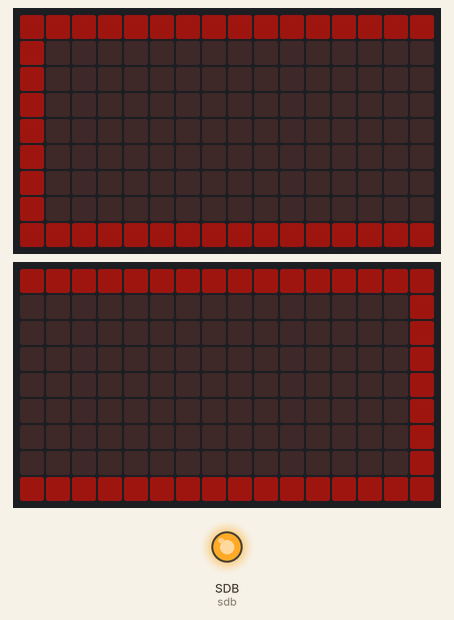
This program was run on a simulated CircuitPython board. Shown: 2 × 16×9 LED matrix, output pins drawn as LEDs (lit = HIGH). Dim RGB values are drawn brighter than linear.

Above: at 0.1 s.

The program:

code.py
```python
import board
import time
from digitalio import DigitalInOut, Direction, Pull
import busio
from adafruit_framebuf import FrameBuffer, MVLSB
import adafruit_is31fl3731

# configure I2C
i2c = busio.I2C(board.SCL, board.SDA)

# turn on LED drivers
sdb = DigitalInOut(board.SDB)
sdb.direction = Direction.OUTPUT
sdb.value = True

# set up the two LED drivers
display = adafruit_is31fl3731.Matrix(i2c, address=0x74)
display2 = adafruit_is31fl3731.Matrix(i2c, address=0x77)

text_to_show = "BornHack 2020 - make clean"
line = 16

# Create a framebuffer for our display
buf = bytearray(64)  # 2 bytes tall x 32 wide = 64 bytes (9 bits is 2 bytes)
fb = FrameBuffer(
    buf, display.width*2, display.height, MVLSB
)

frame = 0  # start with frame 0
while True:
    for i in range(line * 9):
        fb.fill(0)
        #fb.text(text_to_show, -i*2 + display.width*2, 1, color=1)

        fb.rect(0, 0, display.width*2, display.height, color=1)

        # to improve the display flicker we can use two frame
        # fill the next frame with scrolling text, then
        # show it.
        display.frame(frame, show=False)
        display2.frame(frame, show=False)
        # turn all LEDs off
        display.fill(0)
        display2.fill(0)
        for x in range(display.width):
            # using the FrameBuffer text result
            bite = buf[x]
            for y in range(display.height):
                bit = 1 << y & bite
                # if bit > 0 then set the pixel brightness
                if bit:
                    display.pixel(x, y, 30)

            # using the FrameBuffer text result
            bite = buf[x+16]
            for y in range(display2.height):
                bit = 1 << y & bite
                # if bit > 0 then set the pixel brightness
                if bit:
                    display2.pixel(x, y, 30)

            bite = buf[x+32]
            bit = 1 << 0 & bite
            if bit:
                    display.pixel(x, y, 30)
            bite = buf[x+48]
            bit = 1 << 0 & bite
            if bit:
                    display2.pixel(x, y, 30)


        # now that the frame is filled, show it.
        display.frame(frame, show=True)
        display2.frame(frame, show=True)
        frame = 0 if frame else 1
```
